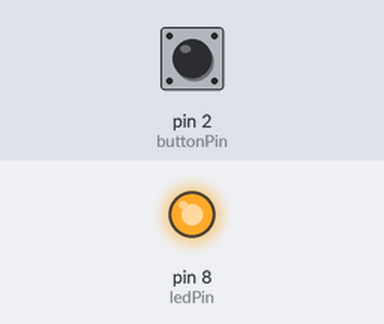
Bench run of a sketch on a simulated Arduino Uno, built with avr-gcc and run on an emulated ATmega328P. Shown: output pins drawn as LEDs (lit = HIGH). The inputs (shaded band) are chosen by the test bench; at power-on: pin 2 (buttonPin) LOW.

Above: at 1.2 s.
1.3 s: pin 2 (buttonPin) pulled HIGH for 0.15 s
At 1.7 s:
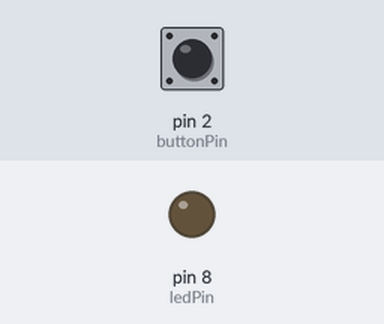
2.9 s: pin 2 (buttonPin) pulled HIGH for 1 s
At 4.1 s:
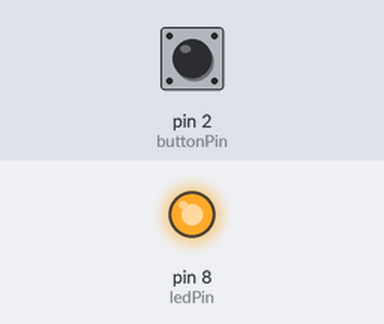
5.4 s: pin 2 (buttonPin) pulled HIGH for 3.2 s
At 6.0 s:
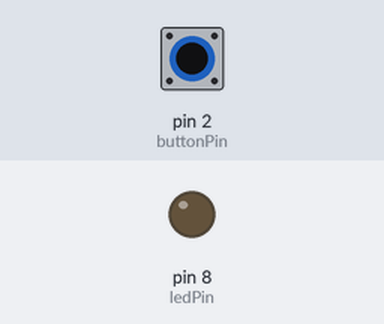
Timing chart, 0 to 8.4 s (numbered marks = the images above; inputs shaded):
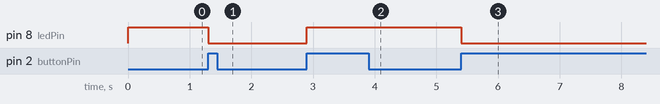

The sketch:

BoutonPoussoir.ino
```cpp
/*
Auteur :      Erik Bartmann
Nom :         Le bouton-poussoir récalcitrant
Version :     1.0
Références :  http://arduino.cc/en/Reference/PinMode
              http://arduino.cc/en/Reference/Constants
              http://arduino.cc/en/Reference/If
              http://arduino.cc/en/Reference/Else
              http://arduino.cc/en/Reference/DigitalWrite
              http://arduino.cc/en/Reference/DigitalRead
              http://arduino.cc/en/Reference/Modulo
*/
int buttonPin = 2;           // Bouton-poussoir en broche 2
int buttonValue = 0;         // Variable pour enregistrer l'état du bouton-poussoir
int previousButtonValue = 0; // Variable pour enregistrer l'ancien état du bouton-poussoir
int ledPin = 8;              // LED en broche 8
int counter = 0;             // Variable de compteur
void setup(){
  pinMode(buttonPin, INPUT); // Broche bouton-poussoir comme entrée
  pinMode(ledPin, OUTPUT);   // Broche LED comme sortie
}

void loop(){
  buttonValue = digitalRead(buttonPin); // Interrogation du bouton-poussoir
  // La valeur précédente du bouton-poussoir est-elle différente de la valeur actuelle ?
  if(previousButtonValue != buttonValue){
    if(buttonValue == HIGH){
      counter++; // Incrémentation du compteur(+1)
    }
  }
  previousButtonValue = buttonValue; // Sauvegarde de la valeur actuelle du bouton-poussoir
  if(counter%2 == 0)                 // La variable du compteur est-elle un nombre pair ?
    digitalWrite(ledPin, HIGH);
  else
    digitalWrite(ledPin, LOW);
}
```

Measured:
- after the input at 1.3 s, pin 8 (ledPin): HIGH → LOW at once
- after the input at 2.9 s, pin 8 (ledPin): LOW → HIGH at once
- after the input at 5.4 s, pin 8 (ledPin): HIGH → LOW at once
